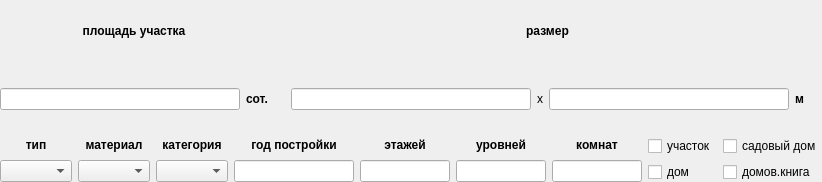
<?xml version="1.0" encoding="UTF-8"?>
<ui version="4.0">
 <class>TypeHomeWidget</class>
 <widget class="QWidget" name="TypeHomeWidget">
  <property name="geometry">
   <rect>
    <x>0</x>
    <y>0</y>
    <width>672</width>
    <height>182</height>
   </rect>
  </property>
  <property name="windowTitle">
   <string>Form</string>
  </property>
  <layout class="QVBoxLayout" name="verticalLayout_9">
   <property name="leftMargin">
    <number>0</number>
   </property>
   <property name="topMargin">
    <number>0</number>
   </property>
   <property name="rightMargin">
    <number>0</number>
   </property>
   <property name="bottomMargin">
    <number>0</number>
   </property>
   <item>
    <layout class="QHBoxLayout" name="OneLayout">
     <item>
      <layout class="QVBoxLayout" name="verticalLayout">
       <item>
        <widget class="QLabel" name="label">
         <property name="font">
          <font>
           <weight>75</weight>
           <bold>true</bold>
          </font>
         </property>
         <property name="text">
          <string>площадь участка</string>
         </property>
         <property name="alignment">
          <set>Qt::AlignCenter</set>
         </property>
        </widget>
       </item>
       <item>
        <layout class="QHBoxLayout" name="horizontalLayout">
         <item>
          <widget class="QLineEdit" name="mpArea">
           <property name="minimumSize">
            <size>
             <width>240</width>
             <height>0</height>
            </size>
           </property>
           <property name="maximumSize">
            <size>
             <width>240</width>
             <height>16777215</height>
            </size>
           </property>
          </widget>
         </item>
         <item>
          <widget class="QLabel" name="label_2">
           <property name="font">
            <font>
             <weight>75</weight>
             <bold>true</bold>
            </font>
           </property>
           <property name="text">
            <string>сот.</string>
           </property>
          </widget>
         </item>
        </layout>
       </item>
      </layout>
     </item>
     <item>
      <spacer name="horizontalSpacer_2">
       <property name="orientation">
        <enum>Qt::Horizontal</enum>
       </property>
       <property name="sizeHint" stdset="0">
        <size>
         <width>40</width>
         <height>20</height>
        </size>
       </property>
      </spacer>
     </item>
     <item>
      <layout class="QVBoxLayout" name="verticalLayout_5">
       <item>
        <widget class="QLabel" name="label_5">
         <property name="font">
          <font>
           <weight>75</weight>
           <bold>true</bold>
          </font>
         </property>
         <property name="text">
          <string>размер</string>
         </property>
         <property name="alignment">
          <set>Qt::AlignCenter</set>
         </property>
        </widget>
       </item>
       <item>
        <layout class="QHBoxLayout" name="horizontalLayout_4">
         <item>
          <widget class="QLineEdit" name="mpSizeX">
           <property name="minimumSize">
            <size>
             <width>240</width>
             <height>0</height>
            </size>
           </property>
           <property name="maximumSize">
            <size>
             <width>240</width>
             <height>16777215</height>
            </size>
           </property>
          </widget>
         </item>
         <item>
          <widget class="QLabel" name="label_6">
           <property name="text">
            <string>x</string>
           </property>
          </widget>
         </item>
         <item>
          <widget class="QLineEdit" name="mpSizeY">
           <property name="minimumSize">
            <size>
             <width>240</width>
             <height>0</height>
            </size>
           </property>
           <property name="maximumSize">
            <size>
             <width>240</width>
             <height>16777215</height>
            </size>
           </property>
          </widget>
         </item>
         <item>
          <widget class="QLabel" name="label_10">
           <property name="font">
            <font>
             <weight>75</weight>
             <bold>true</bold>
            </font>
           </property>
           <property name="text">
            <string>м</string>
           </property>
          </widget>
         </item>
        </layout>
       </item>
      </layout>
     </item>
     <item>
      <spacer name="horizontalSpacer">
       <property name="orientation">
        <enum>Qt::Horizontal</enum>
       </property>
       <property name="sizeHint" stdset="0">
        <size>
         <width>40</width>
         <height>20</height>
        </size>
       </property>
      </spacer>
     </item>
    </layout>
   </item>
   <item>
    <layout class="QHBoxLayout" name="horizontalLayout_3">
     <item>
      <layout class="QVBoxLayout" name="verticalLayout_4">
       <item>
        <widget class="QLabel" name="label_4">
         <property name="font">
          <font>
           <weight>75</weight>
           <bold>true</bold>
          </font>
         </property>
         <property name="text">
          <string>тип</string>
         </property>
         <property name="alignment">
          <set>Qt::AlignCenter</set>
         </property>
        </widget>
       </item>
       <item>
        <widget class="QComboBox" name="mpFund"/>
       </item>
      </layout>
     </item>
     <item>
      <layout class="QVBoxLayout" name="verticalLayout_2">
       <item>
        <widget class="QLabel" name="label_3">
         <property name="font">
          <font>
           <weight>75</weight>
           <bold>true</bold>
          </font>
         </property>
         <property name="text">
          <string>материал</string>
         </property>
         <property name="alignment">
          <set>Qt::AlignCenter</set>
         </property>
        </widget>
       </item>
       <item>
        <widget class="QComboBox" name="mpMaterial"/>
       </item>
      </layout>
     </item>
     <item>
      <layout class="QVBoxLayout" name="verticalLayout_11">
       <item>
        <widget class="QLabel" name="label_12">
         <property name="font">
          <font>
           <weight>75</weight>
           <bold>true</bold>
          </font>
         </property>
         <property name="text">
          <string>категория</string>
         </property>
         <property name="alignment">
          <set>Qt::AlignCenter</set>
         </property>
        </widget>
       </item>
       <item>
        <widget class="QComboBox" name="mpCategory"/>
       </item>
      </layout>
     </item>
     <item>
      <layout class="QHBoxLayout" name="horizontalLayout_5">
       <item>
        <layout class="QVBoxLayout" name="verticalLayout_10">
         <item>
          <widget class="QLabel" name="label_11">
           <property name="font">
            <font>
             <weight>75</weight>
             <bold>true</bold>
            </font>
           </property>
           <property name="text">
            <string>год постройки</string>
           </property>
           <property name="alignment">
            <set>Qt::AlignCenter</set>
           </property>
          </widget>
         </item>
         <item>
          <widget class="QLineEdit" name="mpYear">
           <property name="minimumSize">
            <size>
             <width>120</width>
             <height>0</height>
            </size>
           </property>
           <property name="maximumSize">
            <size>
             <width>120</width>
             <height>16777215</height>
            </size>
           </property>
           <property name="alignment">
            <set>Qt::AlignRight|Qt::AlignTrailing|Qt::AlignVCenter</set>
           </property>
          </widget>
         </item>
        </layout>
       </item>
       <item>
        <layout class="QVBoxLayout" name="verticalLayout_3">
         <item>
          <widget class="QLabel" name="label_7">
           <property name="font">
            <font>
             <weight>75</weight>
             <bold>true</bold>
            </font>
           </property>
           <property name="text">
            <string>этажей</string>
           </property>
           <property name="alignment">
            <set>Qt::AlignCenter</set>
           </property>
          </widget>
         </item>
         <item>
          <widget class="QLineEdit" name="mpLevels">
           <property name="minimumSize">
            <size>
             <width>90</width>
             <height>0</height>
            </size>
           </property>
           <property name="maximumSize">
            <size>
             <width>90</width>
             <height>16777215</height>
            </size>
           </property>
          </widget>
         </item>
        </layout>
       </item>
       <item>
        <layout class="QVBoxLayout" name="verticalLayout_6">
         <item>
          <widget class="QLabel" name="label_8">
           <property name="font">
            <font>
             <weight>75</weight>
             <bold>true</bold>
            </font>
           </property>
           <property name="text">
            <string>уровней</string>
           </property>
           <property name="alignment">
            <set>Qt::AlignCenter</set>
           </property>
          </widget>
         </item>
         <item>
          <widget class="QLineEdit" name="mpStage">
           <property name="minimumSize">
            <size>
             <width>90</width>
             <height>0</height>
            </size>
           </property>
           <property name="maximumSize">
            <size>
             <width>90</width>
             <height>16777215</height>
            </size>
           </property>
          </widget>
         </item>
        </layout>
       </item>
       <item>
        <layout class="QVBoxLayout" name="verticalLayout_7">
         <item>
          <widget class="QLabel" name="label_9">
           <property name="font">
            <font>
             <weight>75</weight>
             <bold>true</bold>
            </font>
           </property>
           <property name="text">
            <string>комнат</string>
           </property>
           <property name="alignment">
            <set>Qt::AlignCenter</set>
           </property>
          </widget>
         </item>
         <item>
          <widget class="QLineEdit" name="mpRoomes">
           <property name="minimumSize">
            <size>
             <width>90</width>
             <height>0</height>
            </size>
           </property>
           <property name="maximumSize">
            <size>
             <width>90</width>
             <height>16777215</height>
            </size>
           </property>
          </widget>
         </item>
        </layout>
       </item>
       <item>
        <layout class="QVBoxLayout" name="verticalLayout_12">
         <item>
          <widget class="QCheckBox" name="mpRegion">
           <property name="text">
            <string>участок</string>
           </property>
          </widget>
         </item>
         <item>
          <widget class="QCheckBox" name="mpHome">
           <property name="text">
            <string>дом</string>
           </property>
          </widget>
         </item>
        </layout>
       </item>
       <item>
        <layout class="QVBoxLayout" name="verticalLayout_8">
         <item>
          <widget class="QCheckBox" name="mpGardenHome">
           <property name="text">
            <string>садовый дом</string>
           </property>
          </widget>
         </item>
         <item>
          <widget class="QCheckBox" name="mpBook">
           <property name="text">
            <string>домов.книга</string>
           </property>
          </widget>
         </item>
        </layout>
       </item>
      </layout>
     </item>
    </layout>
   </item>
  </layout>
 </widget>
 <resources/>
 <connections/>
</ui>
